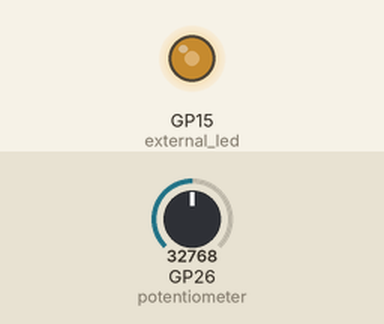
This program was run on a simulated Raspberry Pi Pico running MicroPython. Parts: output pins drawn as LEDs (lit = HIGH). The test bench sets the inputs (shaded band); at power-on: GP26 (potentiometer) = 32768 (analog values on the 0–65535 scale).

Above: at 1.2 s.
1.3 s: GP26 (potentiometer) set to 45874
At 2.5 s:
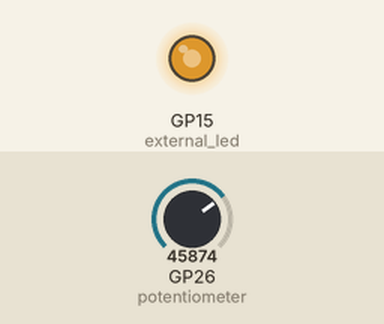
2.8 s: GP26 (potentiometer) set to 57670
At 3.8 s:
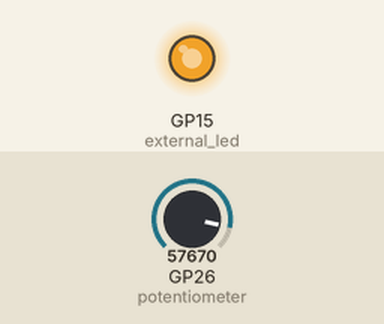
4.3 s: GP26 (potentiometer) set to 7864
At 4.9 s:
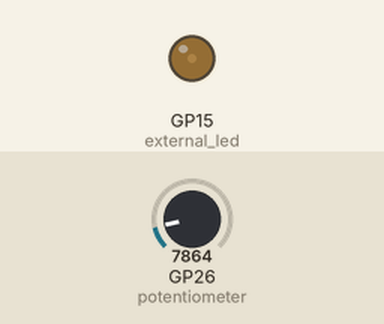
5.8 s: GP26 (potentiometer) set to 0
At 6.1 s:
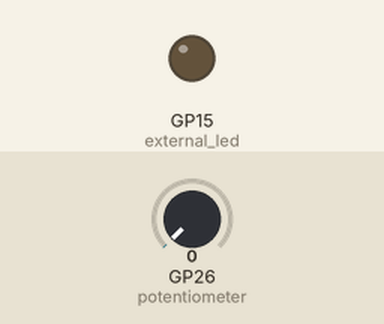
Timing chart, 0 to 8.3 s (numbered marks = the images above; inputs shaded):
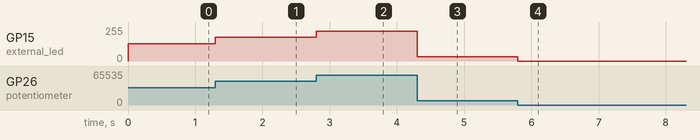

Measured:
- after the input at 1.3 s, GP15 (external_led): 128/255 → 178/255 at once
- after the input at 2.8 s, GP15 (external_led): 178/255 → 224/255 at once
- after the input at 4.3 s, GP15 (external_led): 224/255 → 31/255 at once
- after the input at 5.8 s, GP15 (external_led): 31/255 → 0/255 at once

The program:

Potentiometer.py
```python
import machine
import utime

potentiometer = machine.ADC(26)
external_led = machine.PWM(machine.Pin(15))
external_led.freq(1000)


while True:
    external_led.duty_u16(potentiometer.read_u16())
```
